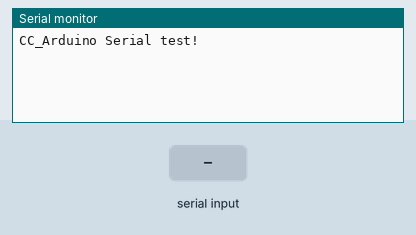
A sketch run on a simulated Arduino Uno, built with avr-gcc and run on an emulated ATmega328P. Parts: the last lines printed to the serial monitor. The inputs (shaded band) are chosen by the test bench.

Above: at 1.2 s.
1.3 s: "1" received over the second serial link
At 1.7 s:
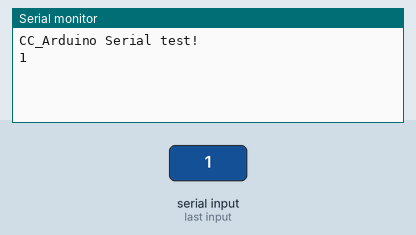
2.8 s: "0" received over the second serial link
At 4.0 s:
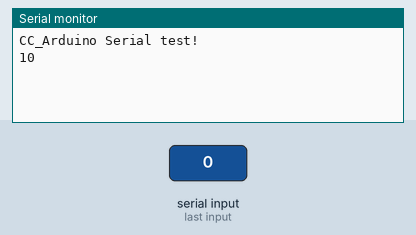

Measured:
- after the input at 1.3 s, the serial monitor: prints a new line at once (image 1)
- after the input at 2.8 s, the serial monitor: prints a new line at once (image 2)

The sketch:

CC_Arduino.ino
```cpp
/////////////////////////////////////
// Title : CC_Arduino
// Arduino RC Car Connection and Control
// Author : Daeho Han
// 2015.08.15
/////////////////////////////////////

//---------------- Include ---------------------//
#include <SoftwareSerial.h>
//----------------- Define ---------------------//
#define mySerialRX 12
#define mySerialTX 13

//----------------- Global ---------------------//
SoftwareSerial mySerial (mySerialRX, mySerialTX);

void setup() {
  // put your setup code here, to run once:
  Serial.begin(9600); // Connection from Xbee to CC_Arduino
  Serial.println("CC_Arduino Serial test!");

  mySerial.begin(9600); // Connection from CC_Arudino to Motor_Arduino
  mySerial.println("CC_Arduino mySerial test!");
}

void loop() {
  // put your main code here, to run repeatedly:
  if (Serial.available())
    mySerial.write(Serial.read());
  if (mySerial.available())
    Serial.write(mySerial.read());
}
```
